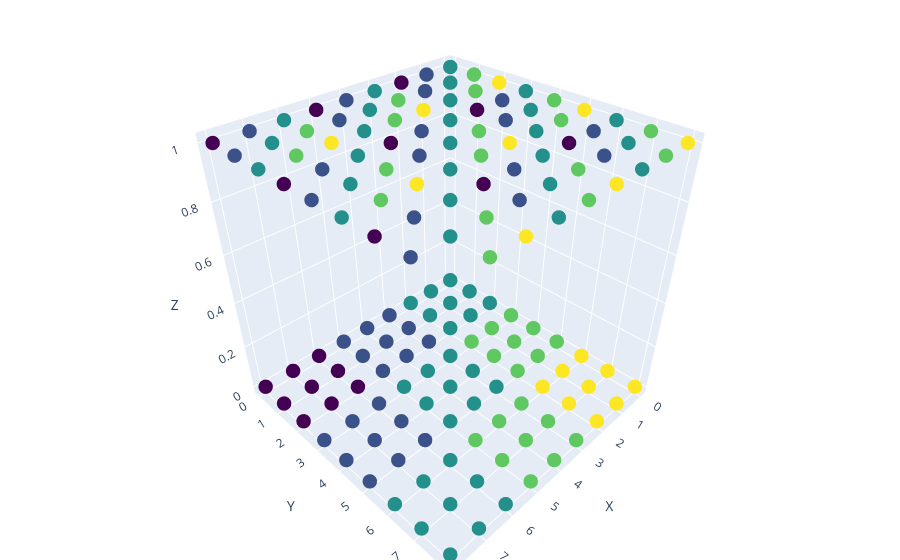

Notebook code for this chart:
### Code cell
x, y, z = np.indices(distances.shape)
scatter = go.Scatter3d(x=x.flatten(), y=y.flatten(), z=z.flatten(),
                       mode='markers',
                       marker=dict(size=5, color=distances.flatten(), colorscale='Viridis'))

# Set up the layout
layout = go.Layout(scene=dict(xaxis_title='X', yaxis_title='Y', zaxis_title='Z'),
                   margin=dict(l=0, r=0, b=0, t=0))

fig = go.Figure(data=[scatter], layout=layout)
fig.show()

### Figure 1 — Plotly figure (JSON) as saved in the notebook; plotly's stock layout.template omitted (floating-point values rounded to 4 significant figures; data arrays with more than 128 entries replaced by an {"elided": "..."} marker saying what was removed)
{"data": [{"marker": {"color": {"elided": "162 int values"}, "colorscale": [[0, "#440154"], [0.1111, "#482878"], [0.2222, "#3e4989"], [0.3333, "#31688e"], [0.4444, "#26828e"], [0.5556, "#1f9e89"], [0.6667, "#35b779"], [0.7778, "#6ece58"], [0.8889, "#b5de2b"], [1, "#fde725"]], "size": 5}, "mode": "markers", "type": "scatter3d", "x": {"elided": "162 int values"}, "y": {"elided": "162 int values"}, "z": {"elided": "162 int values"}}], "layout": {"margin": {"b": 0, "l": 0, "r": 0, "t": 0}, "scene": {"xaxis": {"title": {"text": "X"}}, "yaxis": {"title": {"text": "Y"}}, "zaxis": {"title": {"text": "Z"}}}}}
